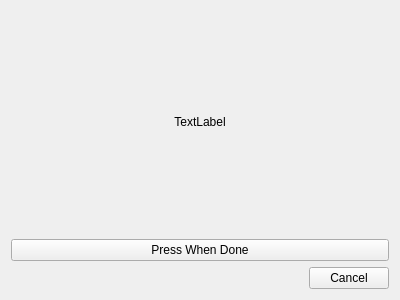
<?xml version="1.0" encoding="UTF-8"?>
<ui version="4.0">
 <class>Form</class>
 <widget class="QWidget" name="Form">
  <property name="geometry">
   <rect>
    <x>0</x>
    <y>0</y>
    <width>400</width>
    <height>300</height>
   </rect>
  </property>
  <property name="windowTitle">
   <string>Form</string>
  </property>
  <layout class="QGridLayout" name="gridLayout">
   <item row="2" column="0">
    <widget class="QDialogButtonBox" name="buttonBox">
     <property name="standardButtons">
      <set>QDialogButtonBox::Cancel</set>
     </property>
    </widget>
   </item>
   <item row="1" column="0">
    <widget class="QPushButton" name="tool_change_done">
     <property name="text">
      <string>Press When Done</string>
     </property>
    </widget>
   </item>
   <item row="0" column="0">
    <widget class="QLabel" name="tool_change_lb">
     <property name="text">
      <string>TextLabel</string>
     </property>
     <property name="alignment">
      <set>Qt::AlignCenter</set>
     </property>
    </widget>
   </item>
  </layout>
 </widget>
 <resources/>
 <connections/>
</ui>
